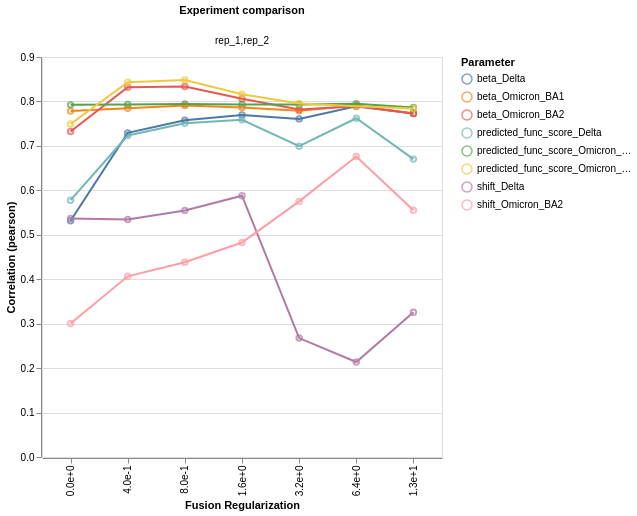

Notebook source saved alongside this figure:
### Markdown cell above
## Replicate parameter correlations

Correlation of mutation parameters (beta, shift) between replicates
across the regularization grid. Uses the `ModelCollection.mut_param_dataset_correlation`
method which returns an interactive Altair chart.

### Code cell
corr_chart, corr_data = model_collection.mut_param_dataset_correlation(
    return_data=True
)
corr_chart

### Figure 1 — Vega-Lite specification as saved in the notebook (floating-point values rounded to 4 significant figures)
{"config": {"view": {"continuousWidth": 300, "continuousHeight": 300}}, "data": {"name": "data-710b0b32c34f8842a2eed89fa7e01d03"}, "facet": {"column": {"field": "datasets", "title": "Experiment comparison", "type": "nominal"}}, "spec": {"layer": [{"mark": {"type": "point"}, "encoding": {"color": {"field": "mut_param", "title": "Parameter", "type": "nominal"}, "tooltip": [{"field": "datasets", "type": "nominal"}, {"field": "correlation", "type": "quantitative"}, {"field": "mut_param", "type": "nominal"}], "x": {"axis": {"format": ".1e"}, "field": "fusionreg", "title": "Fusion Regularization", "type": "nominal"}, "y": {"field": "correlation", "title": "Correlation (pearson)", "type": "quantitative"}}}, {"mark": {"type": "line"}, "encoding": {"color": {"field": "mut_param", "title": "Parameter", "type": "nominal"}, "tooltip": [{"field": "datasets", "type": "nominal"}, {"field": "correlation", "type": "quantitative"}, {"field": "mut_param", "type": "nominal"}], "x": {"axis": {"format": ".1e"}, "field": "fusionreg", "title": "Fusion Regularization", "type": "nominal"}, "y": {"field": "correlation", "title": "Correlation (pearson)", "type": "quantitative"}}}], "height": 400, "width": 400}, "$schema": "https://vega.github.io/schema/vega-lite/v6.1.0.json", "datasets": {"data-710b0b32c34f8842a2eed89fa7e01d03": [{"datasets": "rep_1,rep_2", "mut_param": "beta_Delta", "correlation": 0.5317, "fusionreg": 0.0}, {"datasets": "rep_1,rep_2", "mut_param": "beta_Delta", "correlation": 0.7293, "fusionreg": 0.4}, {"datasets": "rep_1,rep_2", "mut_param": "beta_Delta", "correlation": 0.7575, "fusionreg": 0.8}, {"datasets": "rep_1,rep_2", "mut_param": "beta_Delta", "correlation": 0.7697, "fusionreg": 1.6}, {"datasets": "rep_1,rep_2", "mut_param": "beta_Delta", "correlation": 0.7608, "fusionreg": 3.2}, {"datasets": "rep_1,rep_2", "mut_param": "beta_Delta", "correlation": 0.7891, "fusionreg": 6.4}, {"datasets": "rep_1,rep_2", "mut_param": "beta_Delta", "correlation": 0.7731, "fusionreg": 12.8}, {"datasets": "rep_1,rep_2", "mut_param": "beta_Omicron_BA1", "correlation": 0.7784, "fusionreg": 0.0}, {"datasets": "rep_1,rep_2", "mut_param": "beta_Omicron_BA1", "correlation": 0.7849, "fusionreg": 0.4}, {"datasets": "rep_1,rep_2", "mut_param": "beta_Omicron_BA1", "correlation": 0.7907, "fusionreg": 0.8}, {"datasets": "rep_1,rep_2", "mut_param": "beta_Omicron_BA1", "correlation": 0.7866, "fusionreg": 1.6}, {"datasets": "rep_1,rep_2", "mut_param": "beta_Omicron_BA1", "correlation": 0.7789, "fusionreg": 3.2}, {"datasets": "rep_1,rep_2", "mut_param": "beta_Omicron_BA1", "correlation": 0.7907, "fusionreg": 6.4}, {"datasets": "rep_1,rep_2", "mut_param": "beta_Omicron_BA1", "correlation": 0.7731, "fusionreg": 12.8}, {"datasets": "rep_1,rep_2", "mut_param": "beta_Omicron_BA2", "correlation": 0.7324, "fusionreg": 0.0}, {"datasets": "rep_1,rep_2", "mut_param": "beta_Omicron_BA2", "correlation": 0.8321, "fusionreg": 0.4}, {"datasets": "rep_1,rep_2", "mut_param": "beta_Omicron_BA2", "correlation": 0.8337, "fusionreg": 0.8}, {"datasets": "rep_1,rep_2", "mut_param": "beta_Omicron_BA2", "correlation": 0.806, "fusionreg": 1.6}, {"datasets": "rep_1,rep_2", "mut_param": "beta_Omicron_BA2", "correlation": 0.782, "fusionreg": 3.2}, {"datasets": "rep_1,rep_2", "mut_param": "beta_Omicron_BA2", "correlation": 0.7892, "fusionreg": 6.4}, {"datasets": "rep_1,rep_2", "mut_param": "beta_Omicron_BA2", "correlation": 0.7727, "fusionreg": 12.8}, {"datasets": "rep_1,rep_2", "mut_param": "predicted_func_score_Delta", "correlation": 0.5779, "fusionreg": 0.0}, {"datasets": "rep_1,rep_2", "mut_param": "predicted_func_score_Delta", "correlation": 0.7235, "fusionreg": 0.4}, {"datasets": "rep_1,rep_2", "mut_param": "predicted_func_score_Delta", "correlation": 0.7511, "fusionreg": 0.8}, {"datasets": "rep_1,rep_2", "mut_param": "predicted_func_score_Delta", "correlation": 0.7587, "fusionreg": 1.6}, {"datasets": "rep_1,rep_2", "mut_param": "predicted_func_score_Delta", "correlation": 0.6993, "fusionreg": 3.2}, {"datasets": "rep_1,rep_2", "mut_param": "predicted_func_score_Delta", "correlation": 0.7622, "fusionreg": 6.4}, {"datasets": "rep_1,rep_2", "mut_param": "predicted_func_score_Delta", "correlation": 0.6702, "fusionreg": 12.8}, {"datasets": "rep_1,rep_2", "mut_param": "predicted_func_score_Omicron_BA1", "correlation": 0.7923, "fusionreg": 0.0}, {"datasets": "rep_1,rep_2", "mut_param": "predicted_func_score_Omicron_BA1", "correlation": 0.7932, "fusionreg": 0.4}, {"datasets": "rep_1,rep_2", "mut_param": "predicted_func_score_Omicron_BA1", "correlation": 0.7945, "fusionreg": 0.8}, {"datasets": "rep_1,rep_2", "mut_param": "predicted_func_score_Omicron_BA1", "correlation": 0.7933, "fusionreg": 1.6}, {"datasets": "rep_1,rep_2", "mut_param": "predicted_func_score_Omicron_BA1", "correlation": 0.7929, "fusionreg": 3.2}, {"datasets": "rep_1,rep_2", "mut_param": "predicted_func_score_Omicron_BA1", "correlation": 0.7947, "fusionreg": 6.4}, {"datasets": "rep_1,rep_2", "mut_param": "predicted_func_score_Omicron_BA1", "correlation": 0.7862, "fusionreg": 12.8}, {"datasets": "rep_1,rep_2", "mut_param": "predicted_func_score_Omicron_BA2", "correlation": 0.7493, "fusionreg": 0.0}, {"datasets": "rep_1,rep_2", "mut_param": "predicted_func_score_Omicron_BA2", "correlation": 0.8432, "fusionreg": 0.4}, {"datasets": "rep_1,rep_2", "mut_param": "predicted_func_score_Omicron_BA2", "correlation": 0.848, "fusionreg": 0.8}, {"datasets": "rep_1,rep_2", "mut_param": "predicted_func_score_Omicron_BA2", "correlation": 0.8161, "fusionreg": 1.6}, {"datasets": "rep_1,rep_2", "mut_param": "predicted_func_score_Omicron_BA2", "correlation": 0.7955, "fusionreg": 3.2}, {"datasets": "rep_1,rep_2", "mut_param": "predicted_func_score_Omicron_BA2", "correlation": 0.7889, "fusionreg": 6.4}, {"datasets": "rep_1,rep_2", "mut_param": "predicted_func_score_Omicron_BA2", "correlation": 0.7842, "fusionreg": 12.8}, {"datasets": "rep_1,rep_2", "mut_param": "shift_Delta", "correlation": 0.5368, "fusionreg": 0.0}, {"datasets": "rep_1,rep_2", "mut_param": "shift_Delta", "correlation": 0.5345, "fusionreg": 0.4}, {"datasets": "rep_1,rep_2", "mut_param": "shift_Delta", "correlation": 0.5547, "fusionreg": 0.8}, {"datasets": "rep_1,rep_2", "mut_param": "shift_Delta", "correlation": 0.5878, "fusionreg": 1.6}, {"datasets": "rep_1,rep_2", "mut_param": "shift_Delta", "correlation": 0.2675, "fusionreg": 3.2}, {"datasets": "rep_1,rep_2", "mut_param": "shift_Delta", "correlation": 0.2137, "fusionreg": 6.4}, {"datasets": "rep_1,rep_2", "mut_param": "shift_Delta", "correlation": 0.3258, "fusionreg": 12.8}, {"datasets": "rep_1,rep_2", "mut_param": "shift_Omicron_BA2", "correlation": 0.3005, "fusionreg": 0.0}, {"datasets": "rep_1,rep_2", "mut_param": "shift_Omicron_BA2", "correlation": 0.4065, "fusionreg": 0.4}, {"datasets": "rep_1,rep_2", "mut_param": "shift_Omicron_BA2", "correlation": 0.4382, "fusionreg": 0.8}, {"datasets": "rep_1,rep_2", "mut_param": "shift_Omicron_BA2", "correlation": 0.4825, "fusionreg": 1.6}, {"datasets": "rep_1,rep_2", "mut_param": "shift_Omicron_BA2", "correlation": 0.5751, "fusionreg": 3.2}, {"datasets": "rep_1,rep_2", "mut_param": "shift_Omicron_BA2", "correlation": 0.676, "fusionreg": 6.4}, {"datasets": "rep_1,rep_2", "mut_param": "shift_Omicron_BA2", "correlation": 0.5552, "fusionreg": 12.8}]}}
